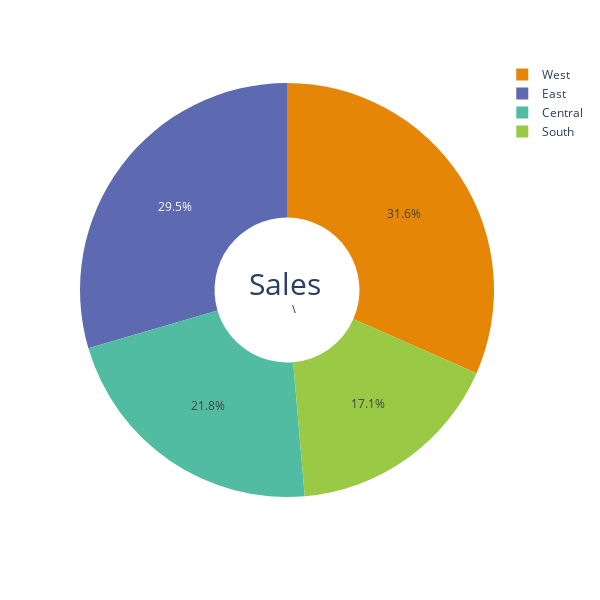
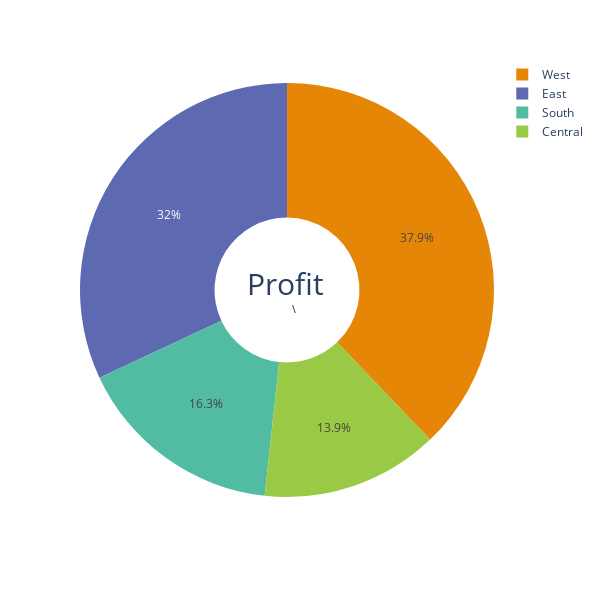
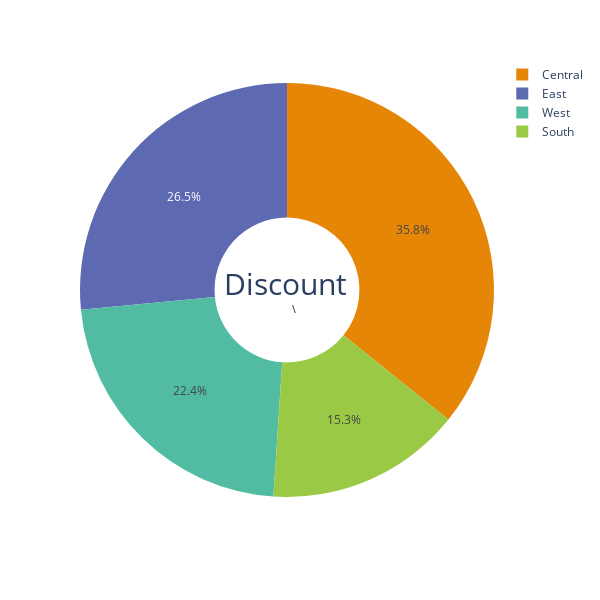

These figures' notebook cell, in order:
### Markdown cell above
### Below I have plotted charts showing distribution of Sales,Profit and Discount over various regions such that to conclude which region has maximum sales, maximum profit and maximum Discount . We infer:-
* ### Maximum Sales: West Region  
  ###               State: California
* ### Maximum Profit: East Region 
  ###                State: Pennsylvania
* ### Maximum Discount incured:Central Region
  ###                         State:Texas

### Code cell
cols=['Sales','Profit','Discount']
for i,col in enumerate(cols):
    pie=px.pie(data_frame=df,names='Region',values=df[col],
           hover_data=['State'],
           hole=0.35,
           color_discrete_sequence=px.colors.qualitative.Vivid,
           width=600,
           height=600)
    pie.update_layout(
        annotations=[dict(text=col,x=0.52,y=0.45,font_size=30)]
    )
    pio.show(pie)

### Figure 1 — Plotly figure (JSON) as saved in the notebook; plotly's stock layout.template omitted (floating-point values rounded to 4 significant figures; data arrays with more than 128 entries replaced by an {"elided": "..."} marker saying what was removed)
{"data": [{"customdata": {"elided": "9994x1 str values"}, "domain": {"x": [0, 1], "y": [0, 1]}, "hole": 0.35, "hovertemplate": "Region=%{label}<br>Sales=%{value}<br>State=%{customdata[0]}<extra></extra>", "labels": {"elided": "9994 str values"}, "legendgroup": "", "name": "", "showlegend": true, "type": "pie", "values": {"elided": "9994 float values"}}], "layout": {"annotations": [{"font": {"size": 30}, "text": "Sales", "x": 0.52, "y": 0.45}], "height": 600, "legend": {"tracegroupgap": 0}, "margin": {"t": 60}, "piecolorway": ["rgb(229, 134, 6)", "rgb(93, 105, 177)", "rgb(82, 188, 163)", "rgb(153, 201, 69)", "rgb(204, 97, 176)", "rgb(36, 121, 108)", "rgb(218, 165, 27)", "rgb(47, 138, 196)", "rgb(118, 78, 159)", "rgb(237, 100, 90)", "rgb(165, 170, 153)"], "width": 600}}

### Figure 2 — Plotly figure (JSON) as saved in the notebook; plotly's stock layout.template omitted (floating-point values rounded to 4 significant figures; data arrays with more than 128 entries replaced by an {"elided": "..."} marker saying what was removed)
{"data": [{"customdata": {"elided": "9994x1 str values"}, "domain": {"x": [0, 1], "y": [0, 1]}, "hole": 0.35, "hovertemplate": "Region=%{label}<br>Profit=%{value}<br>State=%{customdata[0]}<extra></extra>", "labels": {"elided": "9994 str values"}, "legendgroup": "", "name": "", "showlegend": true, "type": "pie", "values": {"elided": "9994 float values"}}], "layout": {"annotations": [{"font": {"size": 30}, "text": "Profit", "x": 0.52, "y": 0.45}], "height": 600, "legend": {"tracegroupgap": 0}, "margin": {"t": 60}, "piecolorway": ["rgb(229, 134, 6)", "rgb(93, 105, 177)", "rgb(82, 188, 163)", "rgb(153, 201, 69)", "rgb(204, 97, 176)", "rgb(36, 121, 108)", "rgb(218, 165, 27)", "rgb(47, 138, 196)", "rgb(118, 78, 159)", "rgb(237, 100, 90)", "rgb(165, 170, 153)"], "width": 600}}

### Figure 3 — Plotly figure (JSON) as saved in the notebook; plotly's stock layout.template omitted (floating-point values rounded to 4 significant figures; data arrays with more than 128 entries replaced by an {"elided": "..."} marker saying what was removed)
{"data": [{"customdata": {"elided": "9994x1 str values"}, "domain": {"x": [0, 1], "y": [0, 1]}, "hole": 0.35, "hovertemplate": "Region=%{label}<br>Discount=%{value}<br>State=%{customdata[0]}<extra></extra>", "labels": {"elided": "9994 str values"}, "legendgroup": "", "name": "", "showlegend": true, "type": "pie", "values": {"elided": "9994 float values"}}], "layout": {"annotations": [{"font": {"size": 30}, "text": "Discount", "x": 0.52, "y": 0.45}], "height": 600, "legend": {"tracegroupgap": 0}, "margin": {"t": 60}, "piecolorway": ["rgb(229, 134, 6)", "rgb(93, 105, 177)", "rgb(82, 188, 163)", "rgb(153, 201, 69)", "rgb(204, 97, 176)", "rgb(36, 121, 108)", "rgb(218, 165, 27)", "rgb(47, 138, 196)", "rgb(118, 78, 159)", "rgb(237, 100, 90)", "rgb(165, 170, 153)"], "width": 600}}
